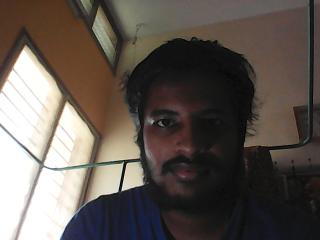
#> input picture 11_op (for - 5_op(pic_0)).jpg, 320 x 240 px, given in place of 3_&_4_ip.mp4, which was not available
$ python 16_Sobel_Edge_Detection.py   (older library calls are emulated)
#> lines starting #> are read from the running program, lines starting #| are printed output that depends on the picture; pictures that were not available may be replaced by others from this repository, and a replacement may not be noted
import cv2
import numpy as np
scale = 1
delta = 0
ddepth = cv2.CV_16S
cap = cv2.VideoCapture('3_&_4_ip.mp4') #for livestream, argument=0

while(1):

    # Take each frame
    _, src = cap.read()
#> src is the input picture: shape (240, 320, 3); mean B, G, R 81.6, 87.8, 96.2
    src = cv2.GaussianBlur(src, (3, 3), 0)
    gray = cv2.cvtColor(src, cv2.COLOR_BGR2GRAY)
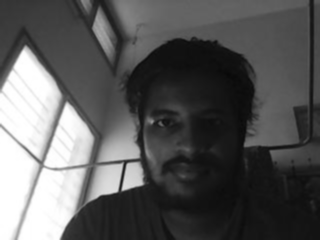
#> gray: shape (240, 320); min 8, max 255, mean 89.6
    grad_x = cv2.Sobel(gray, ddepth, 1, 0, ksize=3, scale=scale, delta=delta, borderType=cv2.BORDER_DEFAULT)
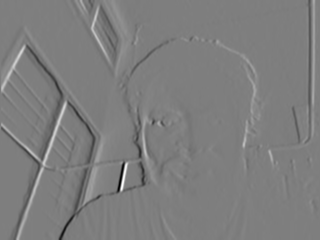
#> grad_x: shape (240, 320) int16; min -621, max 626, mean -3.2; drawn with min black and max white
    grad_y = cv2.Sobel(gray, ddepth, 0, 1, ksize=3, scale=scale, delta=delta, borderType=cv2.BORDER_DEFAULT)
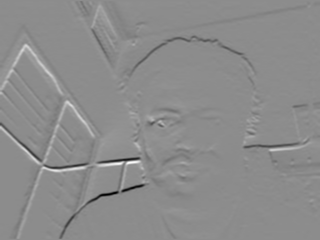
#> grad_y: shape (240, 320) int16; min -590, max 483, mean -0.4; drawn with min black and max white
    abs_grad_x = cv2.convertScaleAbs(grad_x)
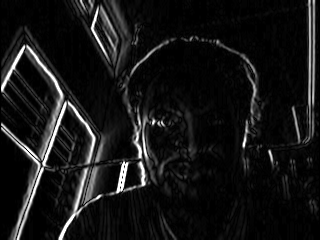
#> abs_grad_x: shape (240, 320); min 0, max 255, mean 21.7
    abs_grad_y = cv2.convertScaleAbs(grad_y)
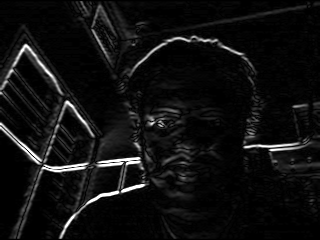
#> abs_grad_y: shape (240, 320); min 0, max 255, mean 16
    grad = cv2.addWeighted(abs_grad_x, 0.5, abs_grad_y, 0.5, 0)
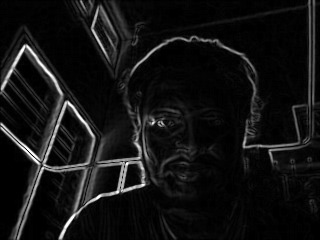
#> grad: shape (240, 320); min 0, max 255, mean 18.9
    # Convert to HSV for simpler calculations

    cv2.imshow('Sobel',grad)
    k = cv2.waitKey(5) & 0xFF
#> (key Esc is pressed here)
    if k == 27:
        break

cv2.destroyAllWindows()

#release the frame
cap.release()

$ run again, on 01_cat.jpg
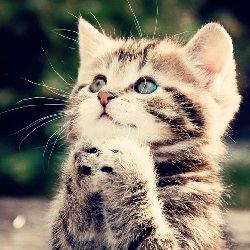
#> input picture 01_cat.jpg, 250 x 250 px, given in place of 3_&_4_ip.mp4, which was not available
#> src is the input picture: shape (250, 250, 3); mean B, G, R 106, 119.5, 128.2
#> `grad_y = cv2.Sobel(gray, ddepth, 0, 1, ksize=3, scale=scale, delta=del..`:
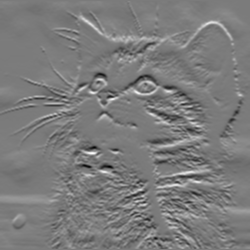
#> grad_y: shape (250, 250) int16; min -600, max 640, mean 2.8; drawn with min black and max white
#> `grad = cv2.addWeighted(abs_grad_x, 0.5, abs_grad_y, 0.5, 0)`:
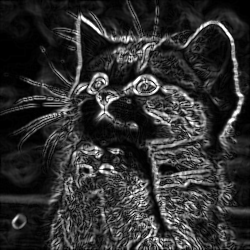
#> grad: shape (250, 250); min 0, max 255, mean 48.3

$ run again, on 01_op.jpg
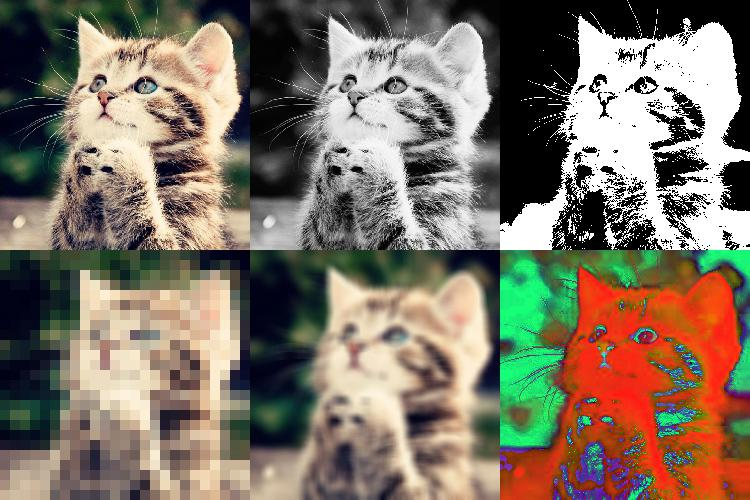
#> input picture 01_op.jpg, 750 x 500 px, given in place of 3_&_4_ip.mp4, which was not available
#> src is the input picture: shape (500, 750, 3); mean B, G, R 101.9, 116.2, 127
#> `grad_y = cv2.Sobel(gray, ddepth, 0, 1, ksize=3, scale=scale, delta=del..`:
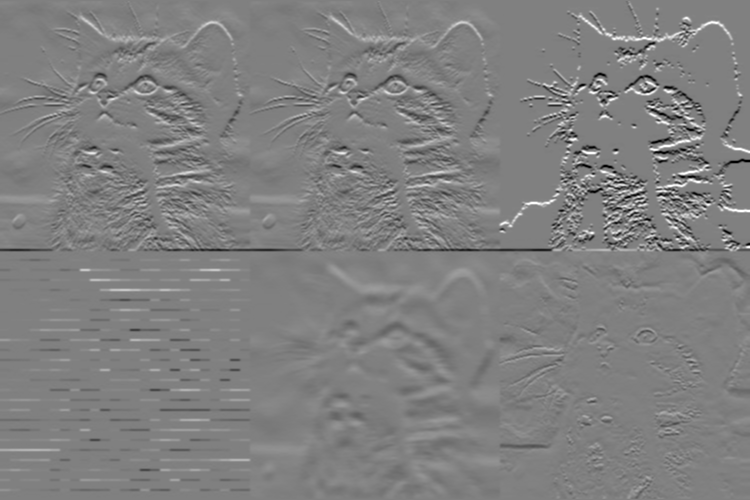
#> grad_y: shape (500, 750) int16; min -764, max 756, mean 1.4; drawn with min black and max white
#> `grad = cv2.addWeighted(abs_grad_x, 0.5, abs_grad_y, 0.5, 0)`:
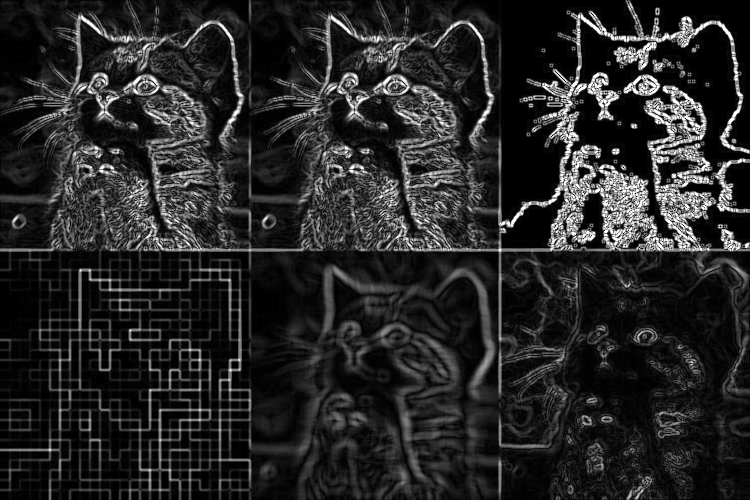
#> grad: shape (500, 750); min 0, max 255, mean 38.9
